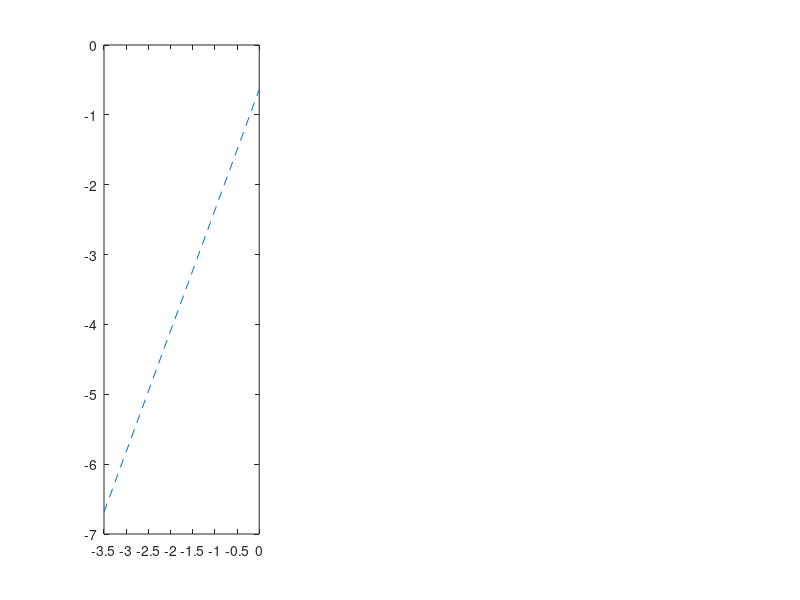

MATLAB code to generate this figure: (Note: this script raises an error after producing the figure.)
addpath(genpath('./'));

%% David Study %%%%%%%%%%%%%%%%%%%%%%%%%%%%%%%%%%%%%%%%%%%%%%%%%%%%%%%%%%%%%%
load david.mat;
c = @cmu.colors;

%% Human A %%%%%%%%%%% 
[M_A,N_A] = size(stoolA);
data_A = stoolA ./ repmat(sum(stoolA),M_A,1);
days_A = stoolA_days;

%Find most prevalent species;
prevs_A = sum(data_A>0,2);
most_prev_A = N_A/2;
most_prev_inds_A = find(prevs_A >= most_prev_A);

%Find most abundant species;
abunds_A = mean(data_A,2);

%% Do analysis on abundant and prevalent OTUs
most_abd_A = -3;
abd_inds_A = find(log10(abunds_A) > most_abd_A);
abd_inds_A = intersect(abd_inds_A,most_prev_inds_A);

%% Update data
data_A = data_A(abd_inds_A,:);
[M_A,N_A] = size(data_A);

%Find most abundant species;
abunds_A = mean(data_A,2);

%Update tax info
tax_A = tax(abd_inds_A);
ptax_A = ptax(abd_inds_A);
ctax_A = ctax(abd_inds_A);
otax_A = otax(abd_inds_A);
ftax_A = ftax(abd_inds_A);
gtax_A = gtax(abd_inds_A);
otu_ids_A = otu_ids(abd_inds_A);

proteo_inds_A = find(strcmp('Proteobacteria',ptax_A));

%% Taylor's Law
means_A = mean(data_A,2);
vars_A = var(data_A')';
[coefs_A,s_A] = polyfit(log10(means_A),log10(vars_A),1);
ste_coefs_A = sqrt(diag(inv(s_A.R)*inv(s_A.R')).*s_A.normr.^2./s_A.df);
beta_A = coefs_A(1);
ste_beta_A = ste_coefs_A(1);

%Variability of Taylor's law exponent within human A
W_A = floor(N_A / 6);
betas_A = [];
for i = 1:floor(N_A/W_A)
   inds = (i-1)*W_A + (1:W_A); 
   data_W = data_A(:,inds);
   means_W = mean(data_W,2);
   vars_W = var(data_W')';
   keep_inds = find(log10(means_W) > -100);
   [beta_W,s_W] = polyfit(log10(means_W(keep_inds)),log10(vars_W(keep_inds)),1);
   betas_A(i) = beta_W(1);
end

%Find spiking strains on a single day
fc_cut_A = 25;
SW_A = 1;
fcs_A = [];
for i = 1:N_A-SW_A+1;
   inds = i + (1:SW_A) - 1; 
   noninds = setdiff(1:N_A,inds);
   data_W = data_A(:,inds);
   data_NW = data_A(:,noninds);
   means_W = mean(data_W,2);
   means_NW = mean(data_NW,2);
   fc_A = means_W./means_NW;
   fcs_A(:,i) = fc_A;
end
max_fcs_A = max(fcs_A')';
spike_inds_A = find(max_fcs_A > fc_cut_A); % > 25x fold-change in single day  
nonspike_inds_A = setdiff(1:length(abunds_A),spike_inds_A);
proteo_spike_inds_A = intersect(proteo_inds_A,spike_inds_A);

%Find spiking OTUs during travel period
travel_inds_A = find(stoolA_days >= 71 & stoolA_days <= 122);
nontravel_inds_A = setdiff(1:length(stoolA_days),travel_inds_A);
travel_fcs_A = fcs_A(:,travel_inds_A);
max_travel_fcs_A = max(travel_fcs_A')';
travel_spike_inds_A = find(max_travel_fcs_A > fc_cut_A); % > 25x fold-change in single day  
nontravel_spike_inds_A = setdiff(1:length(abunds_A),travel_spike_inds_A);


%Outliers
out_inds_A = [];
nonout_inds_A = [];

for i = 1:length(abunds_A)
    x = log10(abunds_A(i));
    y = log10(vars_A(i));
    yhat = polyval(coefs_A,x);
    if abs(y-yhat) > log10(6) %6 fold change
        out_inds_A = [out_inds_A i];
    else
        nonout_inds_A = [nonout_inds_A i];
    end  
end


%Deviations of OTUs from Taylor's law
deviations_A = [];
for i = 1:length(abunds_A)
    x = log10(abunds_A(i));
    y = log10(vars_A(i));
    yhat = polyval(coefs_A,x);
    deviations_A(i) = 10^(y-yhat);       
end


%% Human B %%%%%%%%%%% 
[M_B,N_B] = size(stoolB);
data_B = stoolB ./ repmat(sum(stoolB),M_B,1);
days_B = stoolB_days;

%Find most prevalent species;
prevs_B = sum(data_B>0,2);
most_prev_B = N_B/2;
most_prev_inds_B = find(prevs_B >= most_prev_B);

%Find most abundant species;
abunds_B = mean(data_B,2);


%% Do analysis on abundant and prevalent OTUs
most_abd_B = -3;
abd_inds_B = find(log10(abunds_B) > most_abd_B);
abd_inds_B = intersect(abd_inds_B,most_prev_inds_B);

%% Update data
data_B = data_B(abd_inds_B,:);
[M_B,N_B] = size(data_B);

%Find most abundant species;
abunds_B = mean(data_B,2);

%Update tax info
tax_B = tax(abd_inds_B);
ptax_B = ptax(abd_inds_B);
ctax_B = ctax(abd_inds_B);
otax_B = otax(abd_inds_B);
ftax_B = ftax(abd_inds_B);
gtax_B = gtax(abd_inds_B);
otu_ids_B = otu_ids(abd_inds_B);

proteo_inds_B = find(strcmp('Proteobacteria',ptax_B));

%% Taylor's Law
means_B = mean(data_B,2);
vars_B = var(data_B')';
[coefs_B,s_B] = polyfit(log10(means_B),log10(vars_B),1);
ste_coefs_B = sqrt(diag(inv(s_B.R)*inv(s_B.R')).*s_B.normr.^2./s_B.df);
beta_B = coefs_B(1);
ste_beta_B = ste_coefs_B(1);

%Variability of Taylor's law exponent within human B
W_B = floor(N_B / 6);
betas_B = [];
for i = 1:floor(N_B/W_B)
   inds = (i-1)*W_B + (1:W_B); 
   data_W = data_B(:,inds);
   means_W = mean(data_W,2);
   vars_W = var(data_W')';
   keep_inds = find(log10(means_W) > -100);
   [beta_W,s_W] = polyfit(log10(means_W(keep_inds)),log10(vars_W(keep_inds)),1);
   betas_B(i) = beta_W(1);
end

%Find spiking strains on a single day
fc_cut_B = 25;
SW_B = 1;
fcs_B = [];
for i = 1:N_B-SW_B+1;
   inds = i + (1:SW_B) - 1; 
   noninds = setdiff(1:N_B,inds);
   data_W = data_B(:,inds);
   data_NW = data_B(:,noninds);
   means_W = mean(data_W,2);
   means_NW = mean(data_NW,2);
   fc_B = means_W./means_NW;
   fcs_B(:,i) = fc_B;
end
max_fcs_B = max(fcs_B')';
spike_inds_B = find(max_fcs_B > fc_cut_B); % > 25x fold-change in single day  
nonspike_inds_B = setdiff(1:length(abunds_B),spike_inds_B);
proteo_spike_inds_B = intersect(proteo_inds_B,spike_inds_B);

%Find spiking OTUs during illness period
ill_inds_B = find(stoolB_days >= 151 & stoolB_days <= 159);
nonill_inds_B = setdiff(1:length(stoolB_days),ill_inds_B);
ill_fcs_B = fcs_B(:,ill_inds_B);
max_ill_fcs_B = max(ill_fcs_B')';
ill_spike_inds_B = find(max_ill_fcs_B > fc_cut_B); % > 25x fold-change in single day  
nonill_spike_inds_B = setdiff(1:length(abunds_B),ill_spike_inds_B);

%Outliers
out_inds_B = [];
nonout_inds_B = [];

for i = 1:length(abunds_B)
    x = log10(abunds_B(i));
    y = log10(vars_B(i));
    yhat = polyval(coefs_B,x);
    if abs(y-yhat) > log10(6) %6 fold change
        out_inds_B = [out_inds_B i];
    else
        nonout_inds_B = [nonout_inds_B i];
    end  
end

%Deviations of OTUs from Taylor's law
deviations_B = [];
for i = 1:length(abunds_B)
    x = log10(abunds_B(i));
    y = log10(vars_B(i));
    yhat = polyval(coefs_B,x);
    deviations_B(i) = 10^(y-yhat);       
end







%% Caporaso study %%%%%%%%%%%%%%%%%%%%%%%%%%%%%%%%%%%%%%%%%%%%%%%%%%%%%%%%%
load caporaso.mat;



%% Human M3 %%%%%%%%%%% 
[M_m3,N_m3] = size(m3);
data_m3 = m3 ./ repmat(sum(m3),M_m3,1);
days_m3 = m3_days;

%Find most prevalent species;
prevs_m3 = sum(data_m3>0,2);
most_prev_m3 = N_m3/2;
most_prev_inds_m3 = find(prevs_m3 >= most_prev_m3);

%Find most abundant species;
abunds_m3 = mean(data_m3,2);


%% Do analysis on only abundant and prevalent OTUs
most_abd_m3 = -3;
abd_inds_m3 = find(log10(abunds_m3) > most_abd_m3);
abd_inds_m3 = intersect(abd_inds_m3,most_prev_inds_m3);

%% Update data
data_m3 = data_m3(abd_inds_m3,:);
[M_m3,N_m3] = size(data_m3);

%Find most abundant species;
abunds_m3 = mean(data_m3,2);

%Update tax info
tax_m3 = tax(abd_inds_m3);
ptax_m3 = ptax(abd_inds_m3);
ctax_m3 = ctax(abd_inds_m3);
otax_m3 = otax(abd_inds_m3);
ftax_m3 = ftax(abd_inds_m3);
gtax_m3 = gtax(abd_inds_m3);


%% Taylor's Law
means_m3 = mean(data_m3,2);
vars_m3 = var(data_m3')';
[coefs_m3,s_m3] = polyfit(log10(means_m3),log10(vars_m3),1);
ste_coefs_m3 = sqrt(diag(inv(s_m3.R)*inv(s_m3.R')).*s_m3.normr.^2./s_m3.df);
beta_m3 = coefs_m3(1);
ste_beta_m3 = ste_coefs_m3(1);

%Variability of Taylor's law exponent within human M3
W_m3 = floor(N_m3 / 6);
betas_m3 = [];
for i = 1:floor(N_m3/W_m3)
   inds = (i-1)*W_m3 + (1:W_m3); 
   data_W = data_m3(:,inds);
   means_W = mean(data_W,2);
   vars_W = var(data_W')';
   keep_inds = find(log10(means_W) > -100);
   [beta_W,s_W] = polyfit(log10(means_W(keep_inds)),log10(vars_W(keep_inds)),1);
   betas_m3(i) = beta_W(1);
end



%% Human F4 %%%%%%%%%%% 
[M_f4,N_f4] = size(f4);
data_f4 = f4 ./ repmat(sum(f4),M_f4,1);
days_f4 = f4_days;

%Find most prevalent species;
prevs_f4 = sum(data_f4>0,2);
most_prev_f4 = N_f4/2;
most_prev_inds_f4 = find(prevs_f4 >= most_prev_f4);

%Find most abundant species;
abunds_f4 = mean(data_f4,2);


%% Do analysis on only abundant and prevalent OTUS (cutoff made prior to 16S normalization)
most_abd_f4 = -3;
abd_inds_f4 = find(log10(abunds_f4) > most_abd_f4);
abd_inds_f4 = intersect(abd_inds_f4,most_prev_inds_f4);

%% Update data
data_f4 = data_f4(abd_inds_f4,:);
[M_f4,N_f4] = size(data_f4);

%Find most abundant species;
abunds_f4 = mean(data_f4,2);

%Update tax info
tax_f4 = tax(abd_inds_f4);
ptax_f4 = ptax(abd_inds_f4);
ctax_f4 = ctax(abd_inds_f4);
otax_f4 = otax(abd_inds_f4);
ftax_f4 = ftax(abd_inds_f4);
gtax_f4 = gtax(abd_inds_f4);




%% Taylor's Law
means_f4 = mean(data_f4,2);
vars_f4 = var(data_f4')';
[coefs_f4,s_f4] = polyfit(log10(means_f4),log10(vars_f4),1);
ste_coefs_f4 = sqrt(diag(inv(s_f4.R)*inv(s_f4.R')).*s_f4.normr.^2./s_f4.df);
beta_f4 = coefs_f4(1);
ste_beta_f4 = ste_coefs_f4(1);

%Variability of Taylor's law exponent within human F4
W_f4 = floor(N_f4 / 6);
betas_f4 = [];
for i = 1:floor(N_f4/W_f4)
   inds = (i-1)*W_f4 + (1:W_f4); 
   data_W = data_f4(:,inds);
   means_W = mean(data_W,2);
   vars_W = var(data_W')';
   keep_inds = find(log10(means_W) > -100);
   [beta_W,s_W] = polyfit(log10(means_W(keep_inds)),log10(vars_W(keep_inds)),1);
   betas_f4(i) = beta_W(1);
end














%% Carmody study %%%%%%%%%%%%%%%%%%%%%%%%%%%%%%%%%%%%%%%%%%%%%%%%%%%%%%%%%
load carmody.mat;


%% Set up mice data %%%%%%%%%%%%%%%%%%%%% 
[M,N] = size(lf1);
data_hf1 = hf1 ./ repmat(sum(hf1),M,1);
data_hf2 = hf2 ./ repmat(sum(hf2),M,1);
data_hf3 = hf3 ./ repmat(sum(hf3),M,1);
data_lf1 = lf1 ./ repmat(sum(lf1),M,1);
data_lf2 = lf2 ./ repmat(sum(lf2),M,1);
data_lf3 = lf3 ./ repmat(sum(lf3),M,1);

%Find most prevalent species;
[M_hf1,N_hf1] = size(data_hf1);
prevs_hf1 = sum(data_hf1>0,2);
most_prev_hf1 = N_hf1/2;
most_prev_inds_hf1 = find(prevs_hf1 >= most_prev_hf1);

[M_hf2,N_hf2] = size(data_hf2);
prevs_hf2 = sum(data_hf2>0,2);
most_prev_hf2 = N_hf2/2;
most_prev_inds_hf2 = find(prevs_hf2 >= most_prev_hf2);

[M_hf3,N_hf3] = size(data_hf3);
prevs_hf3 = sum(data_hf3>0,2);
most_prev_hf3 = N_hf3/2;
most_prev_inds_hf3 = find(prevs_hf3 >= most_prev_hf3);

[M_lf1,N_lf1] = size(data_lf1);
prevs_lf1 = sum(data_lf1>0,2);
most_prev_lf1 = N_lf1/2;
most_prev_inds_lf1 = find(prevs_lf1 >= most_prev_lf1);

[M_lf2,N_lf2] = size(data_lf2);
prevs_lf2 = sum(data_lf2>0,2);
most_prev_lf2 = N_lf2/2;
most_prev_inds_lf2 = find(prevs_lf2 >= most_prev_lf2);

[M_lf3,N_lf3] = size(data_lf3);
prevs_lf3 = sum(data_lf3>0,2);
most_prev_lf3 = N_lf3/2;
most_prev_inds_lf3 = find(prevs_lf3 >= most_prev_lf3);


%Find most abundant species;
abunds_hf1 = mean(data_hf1,2);
abunds_hf2 = mean(data_hf2,2);
abunds_hf3 = mean(data_hf3,2);
abunds_lf1 = mean(data_lf1,2);
abunds_lf2 = mean(data_lf2,2);
abunds_lf3 = mean(data_lf3,2);


%% Do analysis on only abundant and prevalent OTUS
most_abd_hf1 = -3;
abd_inds_hf1 = find(log10(abunds_hf1) > most_abd_hf1);
abd_inds_hf1 = intersect(abd_inds_hf1,most_prev_inds_hf1);
most_abd_hf2 = -3;
abd_inds_hf2 = find(log10(abunds_hf2) > most_abd_hf2);
abd_inds_hf2 = intersect(abd_inds_hf2,most_prev_inds_hf2);
most_abd_hf3 = -3;
abd_inds_hf3 = find(log10(abunds_hf3) > most_abd_hf3);
abd_inds_hf3 = intersect(abd_inds_hf3,most_prev_inds_hf3);
most_abd_lf1 = -3;
abd_inds_lf1 = find(log10(abunds_lf1) > most_abd_lf1);
abd_inds_lf1 = intersect(abd_inds_lf1,most_prev_inds_lf1);
most_abd_lf2 = -3;
abd_inds_lf2 = find(log10(abunds_lf2) > most_abd_lf2);
abd_inds_lf2 = intersect(abd_inds_lf2,most_prev_inds_lf2);
most_abd_lf3 = -3;
abd_inds_lf3 = find(log10(abunds_lf3) > most_abd_lf3);
abd_inds_lf3 = intersect(abd_inds_lf3,most_prev_inds_lf3);



%% Update data
data_hf1 = data_hf1(abd_inds_hf1,:);
data_hf2 = data_hf2(abd_inds_hf2,:);
data_hf3 = data_hf3(abd_inds_hf3,:);
data_lf1 = data_lf1(abd_inds_lf1,:);
data_lf2 = data_lf2(abd_inds_lf2,:);
data_lf3 = data_lf3(abd_inds_lf3,:);
[M,N] = size(data_hf1);

%Find Means;
means_hf1 = mean(data_hf1,2);
means_hf2 = mean(data_hf2,2);
means_hf3 = mean(data_hf3,2);
means_lf1 = mean(data_lf1,2);
means_lf2 = mean(data_lf2,2);
means_lf3 = mean(data_lf3,2);

%Find variances
vars_hf1 = var(data_hf1')';
vars_hf2 = var(data_hf2')';
vars_hf3 = var(data_hf3')';
vars_lf1 = var(data_lf1')';
vars_lf2 = var(data_lf2')';
vars_lf3 = var(data_lf3')';






%% Estimate coefficients

%HF1
[coefs_hf1,s_hf1] = polyfit(log10(means_hf1),log10(vars_hf1),1);
ste_coefs_hf1 = sqrt(diag(inv(s_hf1.R)*inv(s_hf1.R')).*s_hf1.normr.^2./s_hf1.df);
beta_hf1 = coefs_hf1(1);
ste_beta_hf1 = ste_coefs_hf1(1);

%HF2
[coefs_hf2,s_hf2] = polyfit(log10(means_hf2),log10(vars_hf2),1);
ste_coefs_hf2 = sqrt(diag(inv(s_hf2.R)*inv(s_hf2.R')).*s_hf2.normr.^2./s_hf2.df);
beta_hf2 = coefs_hf2(1);
ste_beta_hf2 = ste_coefs_hf2(1);

%HF3
[coefs_hf3,s_hf3] = polyfit(log10(means_hf3),log10(vars_hf3),1);
ste_coefs_hf3 = sqrt(diag(inv(s_hf3.R)*inv(s_hf3.R')).*s_hf3.normr.^2./s_hf3.df);
beta_hf3 = coefs_hf3(1);
ste_beta_hf3 = ste_coefs_hf3(1);

%LF1
[coefs_lf1,s_lf1] = polyfit(log10(means_lf1),log10(vars_lf1),1);
ste_coefs_lf1 = sqrt(diag(inv(s_lf1.R)*inv(s_lf1.R')).*s_lf1.normr.^2./s_lf1.df);
beta_lf1 = coefs_lf1(1);
ste_beta_lf1 = ste_coefs_lf1(1);

%LF2
[coefs_lf2,s_lf2] = polyfit(log10(means_lf2),log10(vars_lf2),1);
ste_coefs_lf2 = sqrt(diag(inv(s_lf2.R)*inv(s_lf2.R')).*s_lf2.normr.^2./s_lf2.df);
beta_lf2 = coefs_lf2(1);
ste_beta_lf2 = ste_coefs_lf2(1);

%LF3
[coefs_lf3,s_lf3] = polyfit(log10(means_lf3),log10(vars_lf3),1);
ste_coefs_lf3 = sqrt(diag(inv(s_lf3.R)*inv(s_lf3.R')).*s_lf3.normr.^2./s_lf3.df);
beta_lf3 = coefs_lf3(1);
ste_beta_lf3 = ste_coefs_lf3(1);



%% Combine high fat and low fat diets

%High Fat
means_hf = [means_hf1;means_hf2;means_hf3];
vars_hf = [vars_hf1;vars_hf2;vars_hf3];
[coefs_hf,s_hf] = polyfit(log10(means_hf),log10(vars_hf),1);
ste_coefs_hf = sqrt(diag(inv(s_hf.R)*inv(s_hf.R')).*s_hf.normr.^2./s_hf.df);
beta_hf = coefs_hf(1);
ste_beta_hf = ste_coefs_hf(1);

%Low Fat
means_lf = [means_lf1;means_lf2;means_lf3];
vars_lf = [vars_lf1;vars_lf2;vars_lf3];
[coefs_lf,s_lf] = polyfit(log10(means_lf),log10(vars_lf),1);
ste_coefs_lf = sqrt(diag(inv(s_lf.R)*inv(s_lf.R')).*s_lf.normr.^2./s_lf.df);
beta_lf = coefs_lf(1);
ste_beta_lf = ste_coefs_lf(1);


betas_hf = [beta_hf1 beta_hf2 beta_hf3];
betas_lf = [beta_lf1 beta_lf2 beta_lf3];














%% Plotting %%%%%%%%%%%%%%%%%%%%%%%%%%%%%%%%%%%%%%%%%%%%%%%%%%%%%%%%%%%%%
f1 = figure;



%Human A
subplot(1,3,1);
p1a = plot(-3.5:.1:0,polyval(coefs_A,-3.5:.1:0),'--');
p1a.LineWidth = 1.5;
p1a.Color = c('matlab maroon');
hold on
p1b = plot(log10(means_A(nonspike_inds_A)),log10(vars_A(nonspike_inds_A)),'.');
p1b.Color = c('black');
p1b.MarkerSize = 22;
hold on
p1c = plot(log10(means_A(spike_inds_A)),log10(vars_A(spike_inds_A)),'.');
p1c.Color = c('salmon');
p1c.MarkerSize = 22;
hold on
p1d = plot(log10(means_A(travel_spike_inds_A)),log10(vars_A(travel_spike_inds_A)),'.');
p1d.Color = c('deep sky blue');
p1d.MarkerSize = 22;
hold off
set(gca,'xlim',[-3.5,-.5]);
set(gca,'XTick',[-3,-2,-1]);
set(gca,'XTickLabel',{'10^{-3}','10^{-2}','10^{-1}'});
set(gca,'ylim',[-8,-1]);
set(gca,'YTick',[-7,-5,-3,-1]);
set(gca,'YTickLabel',{'10^{-7}','10^{-5}','10^{-3}','10^{-1}'});
set(gca,'FontSize',13);
set(gca,'LineWidth',1);
set(gca,'FontName','Arial');
xlabel('Average abundance, <X>');
ylabel('Temporal variance, \sigma^2_{X}');
title('Human A','FontSize',16,'FontWeight','Normal');
box off
ll1 = legend([p1d,p1c],{'Travel-related OTUs','Other spiking OTUs'});
ll1.FontSize = 11;
ll1.Location = 'SouthEast';
legend boxoff;

%Human B
subplot(1,3,2);
p2a = plot(-3.5:.1:0,polyval(coefs_B,-3.5:.1:0),'--');
p2a.LineWidth = 1.5;
p2a.Color = c('matlab blue');
hold on
p2b = plot(log10(means_B(nonspike_inds_B)),log10(vars_B(nonspike_inds_B)),'.');
p2b.Color = c('black');
p2b.MarkerSize = 22;
hold on
p2c = plot(log10(means_B(spike_inds_B)),log10(vars_B(spike_inds_B)),'.');
p2c.Color = c('salmon');
p2c.MarkerSize = 22;
hold on
p2d = plot(log10(means_B(ill_spike_inds_B)),log10(vars_B(ill_spike_inds_B)),'.');
p2d.Color = c('deep sky blue');
p2d.MarkerSize = 22;
hold off
set(gca,'xlim',[-3.5,-.5]);
set(gca,'XTick',[-3,-2,-1]);
set(gca,'XTickLabel',{'10^{-3}','10^{-2}','10^{-1}'});
set(gca,'ylim',[-8,-1]);
set(gca,'YTick',[-7,-5,-3,-1]);
set(gca,'YTickLabel',{'10^{-7}','10^{-5}','10^{-3}','10^{-1}'});
set(gca,'FontSize',13);
set(gca,'LineWidth',1);
set(gca,'FontName','Arial');
xlabel('Average abundance, <X>');
%ylabel('log_{10} Temporal variance (\sigma^2_{X})');
title('Human B','FontSize',16,'FontWeight','Normal');
box off
ll2 = legend([p2d,p2c],{'Infection-related OTUs','Other spiking OTUs'});
ll2.FontSize = 11;
ll2.Location = 'SouthEast';
legend boxoff;

%Mice LFPP
subplot(1,3,3);
p3a = plot(-3.5:.1:0,polyval(coefs_lf,-3.5:.1:0),'--');
p3a.LineWidth = 1.5;
p3a.Color = c('matlab green');
hold on
p3b = plot(log10(means_lf),log10(vars_lf),'.');
p3b.Color = c('black');
p3b.MarkerSize = 22;
hold off
set(gca,'xlim',[-3.5,0]);
set(gca,'XTick',[-3,-2,-1,0]);
set(gca,'XTickLabel',{'10^{-3}','10^{-2}','10^{-1}','10^{0}'});
set(gca,'ylim',[-8,-1]);
set(gca,'YTick',[-7,-5,-3,-1]);
set(gca,'YTickLabel',{'10^{-7}','10^{-5}','10^{-3}','10^{-1}'});
set(gca,'FontSize',13);
set(gca,'LineWidth',1);
set(gca,'FontName','Arial');
xlabel('Average abundance, <X>');
title('Mice (LFPP Diet)','FontSize',16,'FontWeight','Normal');
box off






